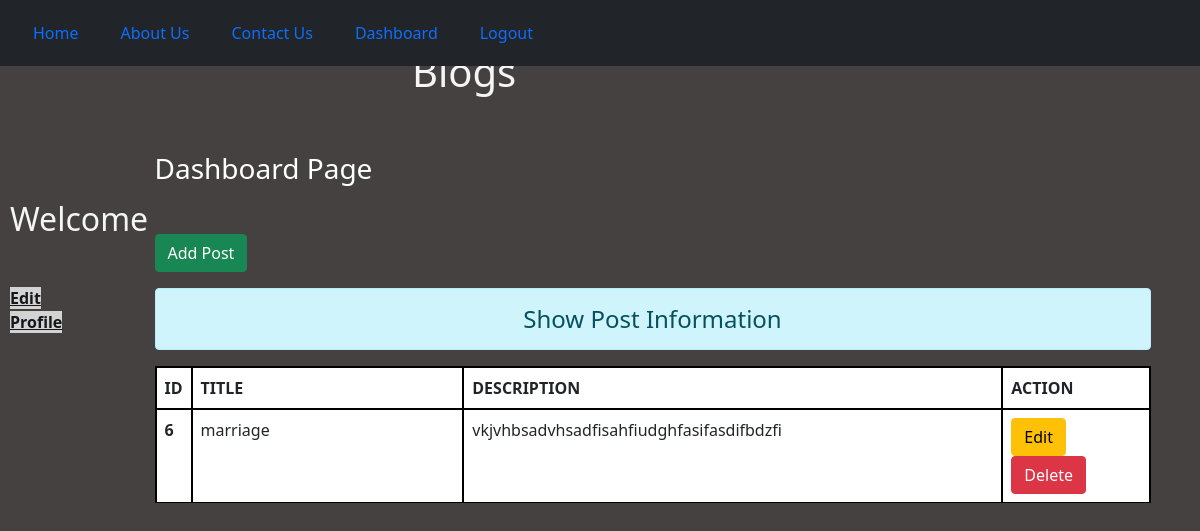
Page /dashboard/ (signed in) on the earlier database version.
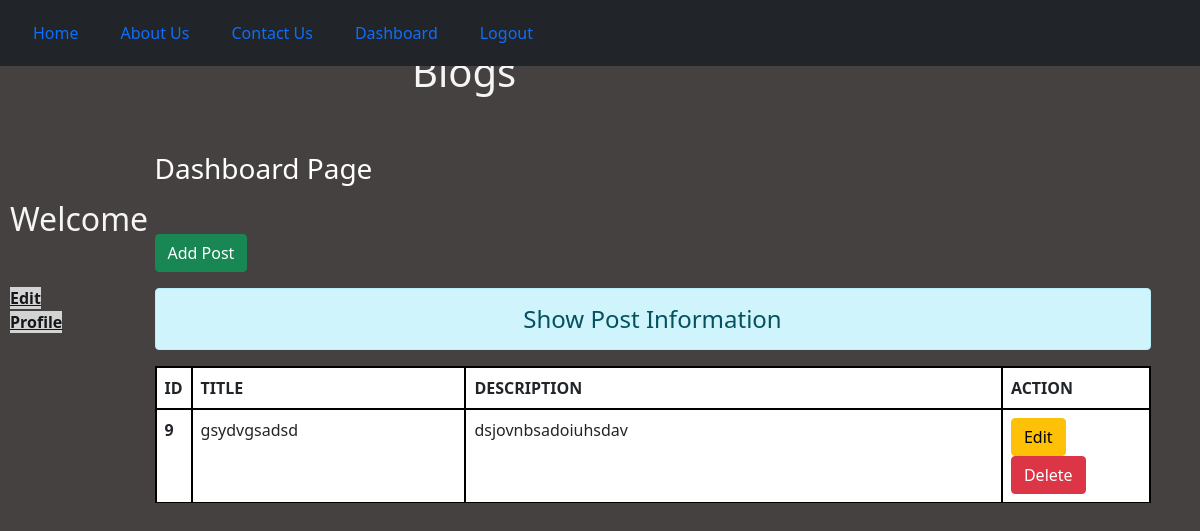
Same page on the later database version.
### web1/models.py (models this page shows)
class Post(models.Model):
    title = models.CharField(max_length=40)
    desc = models.TextField()

### web1/views.py (the view)
# urls.py: path('dashboard/', views.dashboard, name='dashboard'),
def dashboard(request):
        if request.user.is_authenticated:
            post = Post.objects.all()
            return render(request, 'dashboard.html',{'name': request.user.first_name, 'post':post})
        else:
            return HttpResponseRedirect('login')

### template/dashboard.html (shortened to what this page needs)
{% extends 'base.html' %}
{% load static %}
{% block content %}
<div class="col-10 mx-5">
    <h3 class="text-white my-5 "> Dashboard Page</h3>
    <a href="{% url 'addpost' %}" class="btn btn-success">Add Post</a>
    <h4 class="text-center alert alert-info my-3"> Show Post Information</h4>
    {% if post %}
    <table class="table  table-hover bg-white">
        <thead>
            <tr>
                <th scope="col" style="width: 2%;">ID</th>
                <th scope="col" style="width: 28%;">TITLE</th>
                <th scope="col" style="width: 55%;">DESCRIPTION</th>
                <th scope="col" style="width: 15%;">ACTION</th>
            </tr>
        </thead>
        <tbody>
            {% for po in post %}
            <tr>
                <th scope="row" class="font-weight bold">{{po.id}}</th>
                <td scope="row" class="font-weight bold">{{po.title}}</td>
                <td scope="row" class="font-weight bold">{{po.desc}}</td>
                <td scope="row"><a href="{% url 'updatepost' po.id %}" class="btn btn-warning">Edit</a>
                    <form action="{% url 'delete' po.id %}" method="" class="d-inline"><input type="submit"
                            class="btn btn-danger" value="Delete"></form>
                </td>
            </tr>
            {% endfor %}
        </tbody>
    </table>
    {% else %}
    <h1>No Record Found</h1>
    {% endif %}
    {% endblock content %}
{% block side %}
<div class="col-1 mt-5">
<div class="row">
<div class="col-11 offset-1 mt-5">
    <h2>Welcome</h2>
    <div class="col-12 mt-5">
        <a href="{% url 'changeprofile' %}" class="alert-dark alert-link " id="dash-edit-profile">Edit Profile</a>
    </div>
</div>
</div>
</div>
    {% endblock side %}

### template/base.html (shortened to what this page needs)
<!DOCTYPE html>
{% load static %}
<html lang="en">
<head>
    <link rel="stylesheet" href="{% static '../static/css/bootstrap.css' %}">
    <link rel="stylesheet" href="{% static '../static/css/home.css' %}">
</head>
<body>
    <div class="container-fluid">
        <div class="row header">
            <div class="col-4 mx-auto">
                <h1>Welcome to Crispy Blogs</h1>
            </div>
        </div>
    </div>
    <div class="container-fluid ">
        <div class="row p-8">
            {% include 'navbar.html' %}
        </div>
    </div>
    <div class="row justify-content-around">
        {% block side %}
        {% endblock side %}
        {% block content %}
        {% endblock content %}
    </div>
</body>
</html>

### template/navbar.html (shortened to what this page needs)
<!DOCTYPE html>
{% load static %}
<html lang="en">
<head>
  <link rel="stylesheet" href="{% static '../static/css/home.css' %}">
</head>
<body>
  <nav class="navbar navbar-expand-lg navbar-dark bg-dark fixed-top">
    <div class="collapse navbar-collapse" id="navbarNav">
      <ul class="nav">
        <li class="nav-item ">
          <a class="nav-link" href="/">Home </a>
        </li>
        <li class="nav-item">
          <a class="nav-link" href="{% url 'about_us' %}">About Us</a>
        </li>
        <li class="nav-item">
          <a class="nav-link" href="{% url 'contact_us' %}">Contact Us</a>
        </li>
        {% if request.user.is_authenticated %}
        <li class="nav-item">
          <a class="nav-link" href="{% url 'dashboard' %}">Dashboard</a>
        </li>
        <li class="nav-item">
          <a class="nav-link" href="{% url 'logout' %}">Logout</a>
        </li>
        {% endif %}
      </ul>
    </div>
  </nav>
</body>
</html>

### static/css/home.css (style rules this page uses)
body { color: whitesmoke; background-color:rgb(70, 65, 65); }
ul { list-style: none; }
li { display: inline-block; padding: 5px; }
th,td { border: 2px solid black; }

Differences in the rows shown:
removed Post: id "6", title "marriage", desc "vkjvhbsadvhsadfisahfiudghfasifasdifbdzfi"
added Post: id "9", title "gsydvgsadsd", desc "dsjovnbsadoiuhsdav"
